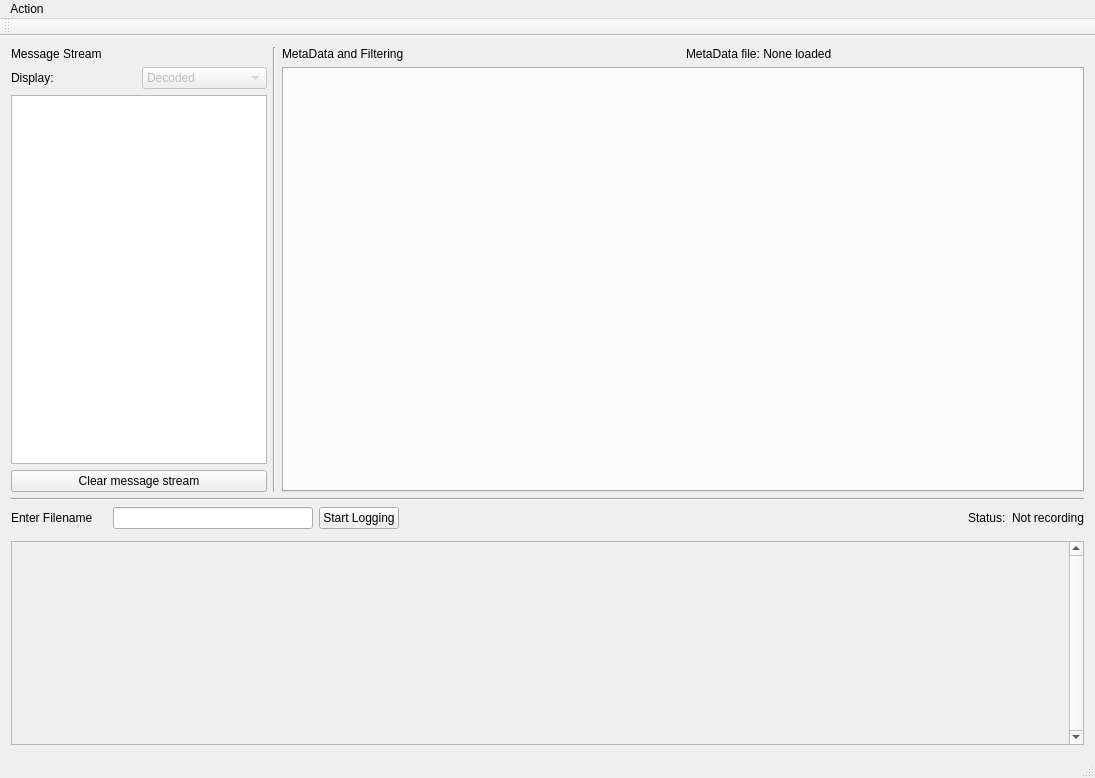
<?xml version="1.0" encoding="UTF-8"?>
<ui version="4.0">
 <class>CANaconda_MainWindow</class>
 <widget class="QMainWindow" name="CANaconda_MainWindow">
  <property name="geometry">
   <rect>
    <x>0</x>
    <y>0</y>
    <width>1095</width>
    <height>778</height>
   </rect>
  </property>
  <property name="windowTitle">
   <string>CANaconda_MainWindow</string>
  </property>
  <widget class="QWidget" name="centralWidget">
   <layout class="QGridLayout" name="gridLayout">
    <item row="4" column="0">
     <widget class="QScrollArea" name="scrollArea">
      <property name="sizePolicy">
       <sizepolicy hsizetype="Expanding" vsizetype="Preferred">
        <horstretch>0</horstretch>
        <verstretch>0</verstretch>
       </sizepolicy>
      </property>
      <property name="minimumSize">
       <size>
        <width>0</width>
        <height>195</height>
       </size>
      </property>
      <property name="verticalScrollBarPolicy">
       <enum>Qt::ScrollBarAlwaysOn</enum>
      </property>
      <property name="widgetResizable">
       <bool>true</bool>
      </property>
      <widget class="QWidget" name="scrollAreaWidgetContents">
       <property name="geometry">
        <rect>
         <x>0</x>
         <y>0</y>
         <width>1062</width>
         <height>198</height>
        </rect>
       </property>
       <layout class="QGridLayout" name="gridLayout_2">
        <item row="0" column="0">
         <widget class="QWidget" name="transmitWidget" native="true">
          <property name="sizePolicy">
           <sizepolicy hsizetype="Preferred" vsizetype="Minimum">
            <horstretch>0</horstretch>
            <verstretch>0</verstretch>
           </sizepolicy>
          </property>
          <property name="minimumSize">
           <size>
            <width>0</width>
            <height>180</height>
           </size>
          </property>
          <property name="baseSize">
           <size>
            <width>0</width>
            <height>15</height>
           </size>
          </property>
         </widget>
        </item>
       </layout>
      </widget>
     </widget>
    </item>
    <item row="0" column="0">
     <layout class="QHBoxLayout" name="horizontalLayout_5">
      <item>
       <layout class="QVBoxLayout" name="verticalLayout">
        <item>
         <widget class="QLabel" name="label_2">
          <property name="text">
           <string>Message Stream</string>
          </property>
         </widget>
        </item>
        <item>
         <layout class="QHBoxLayout" name="horizontalLayout_3">
          <item>
           <widget class="QLabel" name="label_6">
            <property name="text">
             <string>Display:</string>
            </property>
           </widget>
          </item>
          <item>
           <widget class="QComboBox" name="displayCombo">
            <property name="enabled">
             <bool>false</bool>
            </property>
            <item>
             <property name="text">
              <string>Decoded</string>
             </property>
            </item>
            <item>
             <property name="text">
              <string>Raw hex</string>
             </property>
            </item>
            <item>
             <property name="text">
              <string>CSV</string>
             </property>
            </item>
           </widget>
          </item>
         </layout>
        </item>
        <item>
         <widget class="QTextBrowser" name="messagesTextBrowser">
          <property name="sizePolicy">
           <sizepolicy hsizetype="Maximum" vsizetype="Expanding">
            <horstretch>0</horstretch>
            <verstretch>0</verstretch>
           </sizepolicy>
          </property>
          <property name="font">
           <font>
            <pointsize>10</pointsize>
           </font>
          </property>
         </widget>
        </item>
        <item>
         <widget class="QPushButton" name="buttonClearMessageStream">
          <property name="text">
           <string>Clear message stream</string>
          </property>
         </widget>
        </item>
       </layout>
      </item>
      <item>
       <widget class="Line" name="line_2">
        <property name="orientation">
         <enum>Qt::Vertical</enum>
        </property>
       </widget>
      </item>
      <item>
       <layout class="QVBoxLayout" name="verticalLayout_2">
        <item>
         <layout class="QHBoxLayout" name="horizontalLayout_4">
          <item>
           <widget class="QLabel" name="label">
            <property name="text">
             <string>MetaData and Filtering</string>
            </property>
           </widget>
          </item>
          <item>
           <widget class="QLabel" name="fileNameLabel">
            <property name="text">
             <string>MetaData file: &lt;font color=grey&gt;&lt;i&gt;   None loaded&lt;/&gt;&lt;/font&gt;    </string>
            </property>
           </widget>
          </item>
         </layout>
        </item>
        <item>
         <widget class="QTabWidget" name="tabWidget">
          <property name="currentIndex">
           <number>-1</number>
          </property>
         </widget>
        </item>
       </layout>
      </item>
     </layout>
    </item>
    <item row="2" column="0">
     <layout class="QHBoxLayout" name="horizontalLayout_2">
      <item>
       <widget class="QLabel" name="label_3">
        <property name="text">
         <string>Enter Filename</string>
        </property>
       </widget>
      </item>
      <item>
       <spacer name="horizontalSpacer_2">
        <property name="orientation">
         <enum>Qt::Horizontal</enum>
        </property>
        <property name="sizeType">
         <enum>QSizePolicy::Maximum</enum>
        </property>
        <property name="sizeHint" stdset="0">
         <size>
          <width>14</width>
          <height>20</height>
         </size>
        </property>
       </spacer>
      </item>
      <item>
       <widget class="QLineEdit" name="loggingFileName">
        <property name="sizePolicy">
         <sizepolicy hsizetype="Preferred" vsizetype="Fixed">
          <horstretch>0</horstretch>
          <verstretch>0</verstretch>
         </sizepolicy>
        </property>
        <property name="minimumSize">
         <size>
          <width>200</width>
          <height>0</height>
         </size>
        </property>
        <property name="baseSize">
         <size>
          <width>0</width>
          <height>0</height>
         </size>
        </property>
       </widget>
      </item>
      <item>
       <widget class="QPushButton" name="loggingButton">
        <property name="text">
         <string>Start Logging</string>
        </property>
       </widget>
      </item>
      <item>
       <spacer name="horizontalSpacer">
        <property name="orientation">
         <enum>Qt::Horizontal</enum>
        </property>
        <property name="sizeType">
         <enum>QSizePolicy::MinimumExpanding</enum>
        </property>
        <property name="sizeHint" stdset="0">
         <size>
          <width>75</width>
          <height>20</height>
         </size>
        </property>
       </spacer>
      </item>
      <item>
       <widget class="QLabel" name="label_4">
        <property name="text">
         <string>Status:</string>
        </property>
       </widget>
      </item>
      <item>
       <widget class="QLabel" name="loggingStatusLabel">
        <property name="text">
         <string>Not recording</string>
        </property>
       </widget>
      </item>
     </layout>
    </item>
    <item row="1" column="0">
     <widget class="Line" name="line">
      <property name="orientation">
       <enum>Qt::Horizontal</enum>
      </property>
     </widget>
    </item>
    <item row="3" column="0">
     <widget class="Line" name="line_3">
      <property name="orientation">
       <enum>Qt::Vertical</enum>
      </property>
     </widget>
    </item>
   </layout>
  </widget>
  <widget class="QMenuBar" name="menuBar">
   <property name="geometry">
    <rect>
     <x>0</x>
     <y>0</y>
     <width>1095</width>
     <height>25</height>
    </rect>
   </property>
   <widget class="QMenu" name="menuAction">
    <property name="title">
     <string>Action</string>
    </property>
    <addaction name="actionLoad_Filters_From_File"/>
   </widget>
   <addaction name="menuAction"/>
  </widget>
  <widget class="QToolBar" name="mainToolBar">
   <attribute name="toolBarArea">
    <enum>TopToolBarArea</enum>
   </attribute>
   <attribute name="toolBarBreak">
    <bool>false</bool>
   </attribute>
  </widget>
  <widget class="QStatusBar" name="statusBar"/>
  <action name="actionLoad_Filters_From_File">
   <property name="text">
    <string>Load Filters From File</string>
   </property>
  </action>
  <action name="actionChoose_Port">
   <property name="checkable">
    <bool>true</bool>
   </property>
   <property name="text">
    <string>Choose Port</string>
   </property>
  </action>
  <action name="actionChange_CanBaud">
   <property name="text">
    <string>Change CanBaud</string>
   </property>
  </action>
 </widget>
 <layoutdefault spacing="6" margin="11"/>
 <resources/>
 <connections/>
</ui>
